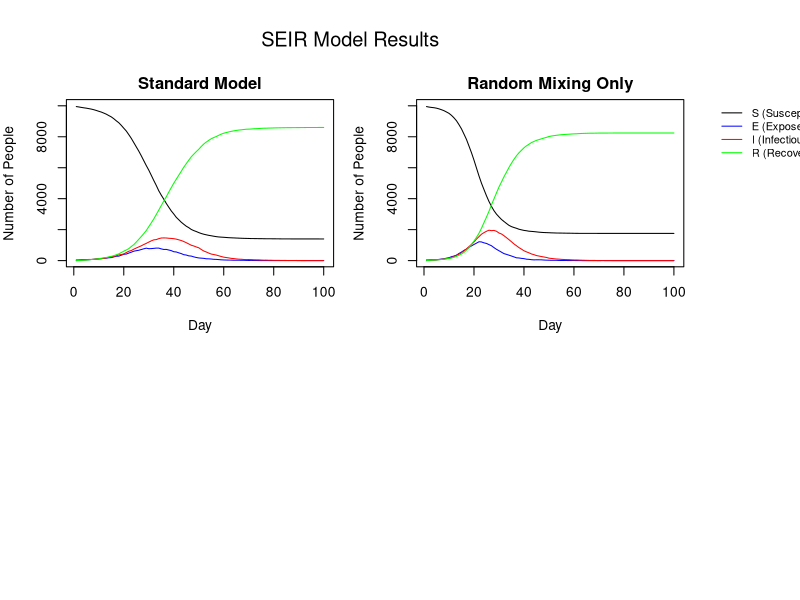

The R script that drew this image:
###########################################################
# File:    Submission.R
# Authors: Colin McDonagh (s2213748), Matthew Poole (s2892092)
# , James Horn (s2304075)
# Date:    2025-10-13
###########################################################
#
### About
#
# This document contains an implementation of an SEIR model as 
# described in the Extended Statistical Programming module.
#
#
### Contributions:
#
# All members attended the majority of workshops and communicated remotely about progress made outside of
# class time.
#
# Colin McDonagh (%)  
#                      
#                     
#                      
#                      
#
# Matthew Poole  (%)  
#                      
#                      
#                      
#                       
#
# James Horn     (%)  
#                     
#                     
#

n = 10000; hmax = 5
h1 <- rep(rep(1:n, sample(1:hmax,n, replace=TRUE)), length.out=n)
beta <- runif(n)

get.net = function(beta, h, n_c=15) {
  #' Creates a list of vectors, with each vector at position i containing the indices of people that person i is connected with socially.
  #' This is done by looping through each person, calculating their network based on the probability they are connected to someone else, 
  #' and then recording these values at position i of the list, and then recording the value i at each index of the list of the person
  #' in the social network.
  #' @param beta A list of uniform random deviates
  #' @param h a vector describing who shares houses
  #' @param n_c a value dictating the average number of connections per person.
  #' 
  #' @return a list of vectors, with the vector at position i being the social network of person i.
  
  
  n <- length(h)
  
  # Create a list of vectors for who shares a house with who, as people sharing houses cannot be in the same social network.
  house_network <- lapply(h, function(x) which(x == h))
  
  # Generate an empty list to populate with connections
  social_network <- vector("list",n)
  
  # loop through each person in the network
  for (i in 1:n) {
    # Create probabilities that person i is connected with each other person. 
    # Only consider person i and onwards as these values will be symmetric.
    network_probs <- c(rep(0,i-1), (beta[i]*n_c*beta[i:n])/(mean(beta)^2*(n-1))) 
    
    # Create probabilities to compare the network probs with.
    # The first i values are 1 as the first (i-1) have already been assigned networks, and person i cannot be in a network with themself. 
    probs <- c(rep(1,i), runif(n-i))
    
    # Assign the indices of people sharing a network to a vector, and exclude anyone who lives with them
    social_indices <- which(network_probs > probs)[-house_network[[i]]]
    
    # append the indices of people in person i's network to the list
    social_network[[i]] <- c(social_network[[i]], social_indices)
    
    # append person i to the network of each person in person i's network
    social_network[social_indices] <- lapply(social_network[social_indices], function(x) c(x, i))
  }
  
  return(social_network)
}


nseir <- function(beta,h,alink,alpha=c(.1,.01,.01),delta=.2,gamma=.4,nc=15, nt = 100,pinf = .005) {
  #' This function implements and simulates the SEIR model described in the introduction to this document for a given set of parameter
  #' values. It calculates the amount of people that are in the susceptible, exposed, infected, and recovered classes each day based 
  #' on households, a personal social network, and a random interaction network (where households and the personal networks are disjoint). 
  #' @param beta A list of uniform random deviates
  #' @param h A vector indexing who shares houses
  #' @param alink A list of vectors, with the vector at position i being the social network of person i.
  #' @param alpha A vector of parameters for alpha_h, alpha_c, and alpha_r (as described above) respectively.
  #' @param delta The probability that an infected individual transfers from the infected class to the recovered class each day.
  #' @param gamma The probability that an exposed individual transfers from the exposed class to the infected class each day.
  #' @param n_c A value of the average number of personal connections per person.
  #' @param nt The number of days to simulate the model over.
  #' @param pinf The proportion of the population infected at the start of the simulation.
  #' 
  #' @return A list of vectors, where these vectors contain the number of people in the susceptible class, exposed class, infected class, 
  #' recovered class, and the day these correspond to respectively.
  
  # Sets the number of people in the model
  n <- length(h)
  
  # Finds the initial number of people who should be infected
  ni <- round(n * pinf)
  
  # Creates a vector to contain the class of each individual each day
  x <- rep(0, n)
  
  # Calculates a constant used inside a loop once for efficiency
  k <- (alpha[3]*nc*beta) / (mean(beta)^2*(n-1))
  
  # Randomly samples the initial infected people from our population
  start_inf <- sample(1:n, ni, replace=FALSE)
  x[start_inf] <- 2
  
  # Initialise the vectors we will return from this function
  S <- E <- I <- R <- t_vec <- rep(0,nt)
  
  # Find the initial number of susceptible and infected people
  S[1] <- sum(x==0)
  I[1] <- sum(x==2)
  
  # Initialise vectors that will become random uniform vectors later
  unif1 <- numeric(n)
  unif2 <- numeric(n)
  
  # Iterate the following over each day in the simulation
  for (t in 2:nt){
    
    # Initialise the vector to store people infected each day
    any_inf_vec <- rep(0,n)
    
    # Find the number of people infected on day t
    ii_inf <- which(x==2)
    
    # Iterate over each infected person to find out which susceptible people are infected by at least one infected person
    for (i in ii_inf){
      
      # Find the household and personal social network links of the current infected person
      house_ii <- which(h==h[i])
      pnet_ii <- alink[[i]]
      
      # Create a new vector where the jth entry will be the probability that person i infects person j by household or by the personal network
      personal_con <- rep(0,n)
      
      # If person j is in the household network of person i, set the jth value in personal_con to alpha_h
      personal_con[house_ii] <- alpha[1]
      # If person j is in the household network of person i, set the jth value in personal_con to alpha_c
      personal_con[pnet_ii] <- alpha[2]
      
      # Find the probabilities of person i infecting each other person in the random network.
      rnet_con <- k * beta[i]
      
      # Create two random uniform deviates of length n to simulate infections
      unif1 <- runif(n)
      unif2 <- runif(n)
      
      # Simulate the probability that each person was infected by person i by household or personal network
      inf_vec1 <- personal_con >= unif1
      # Simulate the probability that each person was infected by person i by random network
      inf_vec2 <- rnet_con >= unif2
      
      # Simulate the probability that each person was infected by person i
      inf_vec <- inf_vec1 | inf_vec2
      
      # Stores whether each person was infected by any infected person in the model on day t
      any_inf_vec <- inf_vec | any_inf_vec
    }
    
    # Create uniform random deviates
    u <- runif(n)
    
    # Infected people transition to recovered with class probability delta            
    x[x==2&u<delta] <- 3 
    # Exposed people transition to infected class with probability gamma
    x[x==1&u<gamma] <- 2  
    
    # (Only) Susceptible people transition to exposed class as calculated above
    x[x==0&(1*any_inf_vec)==1] <- 1
    
    # Sum the total people in each class and increment the day
    S[t] <- sum(x==0); E[t] <- sum(x==1)
    I[t] <- sum(x==2); R[t] <- sum(x==3)
    t_vec[t] <- t
  }  
  
  # Return the list of susceptible, exposed, infected, and recovered people on each day and the vector of day indices
  return(list(S=S,E=E,I=I,R=R,t=t_vec))
}

plot_seir = function(seir_results_list, title = 'SEIR Model Results') {

    #' Plots a list of SEIR model results in a 2x2 grid layout, showing the
    #' evolution of SEIR (Susceptible, Exposed, Infectious, Recovered) 
    #' compartments for one or more simulation results. Each element of
    #' `seir_results_list` should be a list containing vectors `S`, `E`,
    #' `I`, and `R` representing daily counts of individuals in each state.
    #' 
    #' @param seir_results_list A list of all model results
    #' @param title optional title for overall window
    #'     

    # Generate the grid layout with margin outside layout for legend
    par(mfrow = c(2, 2), mar = c(4, 4, 2, 1), oma = c(0, 0, 4, 6))

    # Create subplot titles
    plot_titles <- c(
      'Standard Model'
      ,'Random Mixing Only'
    )

    for (i in seq_along(seir_results_list)) {
        
        # Obtain results timeframe in days
        seir_results <- seir_results_list[[i]]
        n_days <- length(seir_results$S)
        days <- 1:n_days

        # Generate line graphs for each class member of the population per day
        plot(
            days
            , seir_results$S
            , type = "l"
            , col = "black"
            , ylim = c(0, n)
            , xlab = "Day"
            , ylab = "Number of People"
            , main = plot_titles[i]
        )
        lines(days, seir_results$E, col = "blue")
        lines(days, seir_results$I, col = "red")
        lines(days, seir_results$R, col = "green")
    }

    # End layout plotting
    par(xpd = NA)

    # Create a clear legend for all plots
    legend("topright",
        inset = c(-0.55, 0),
        legend = c("S (Susceptible)", "E (Exposed)", "I (Infectious)", "R (Recovered)"),
        col = c("black", "blue", "red", "green"),
        lty = 1,
        xpd = NA,
        bty = "n",
        cex = 0.8)

    # Add a title for the overall window
    mtext(title, outer = TRUE, line = 1, cex = 1.2)
}


# Run models
alink <- get.net(runif(n), h1, 15)
results_list <- list(

    # Standard model with personal, household and random mixing
    nseir(beta, h1, alink)

    # Run model with random mixing only
    ,nseir(beta, h1, alink, alpha=c(0, 0, 0.04))

)
plot_seir(results_list)

# Standard Model
# -------------------------------------------------------------------------

# This represents a typical SEIR model with household and personal 
# networks. Day 0-10 a small number of infections initially appear. Between
# days 30-40 the number of infected people reaches its peak as many susceptible
# people are already infected/immune. As a result, between day 50-70 
# new infections decrease rapidly and finally the epidemic stablises around day 
# 80-100 as almost all people have recovered.


# Random mixing only
# -------------------------------------------------------------------------

# We see a similar trend compared with the standard model
# in terms of changes in SEIR numbers, however the number of exposed 
# people peaks sooner and larger at around day 20.

# Infected individuals mostly contact people they already know
# within household/personal networks, meaning once their household 
# or close network becomes infected, they run out of new susceptibles
# before the infection reaches the rest of the population.

# However without personal and household networks, the population 
# mixes homogenously with less specific population interaction
# ,causing the E and I curves to rise and peak earlier. It appears
# that the rate of recovery is also larger, however this is due to larger
# numbers of infected people per day, the rate of recovery remains constant
# in both this model and the standard.
# 
